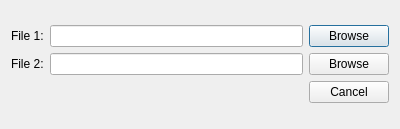
<?xml version="1.0" encoding="UTF-8"?>
<ui version="4.0">
 <class>Dialog</class>
 <widget class="QDialog" name="Dialog">
  <property name="geometry">
   <rect>
    <x>0</x>
    <y>0</y>
    <width>400</width>
    <height>129</height>
   </rect>
  </property>
  <property name="minimumSize">
   <size>
    <width>400</width>
    <height>129</height>
   </size>
  </property>
  <property name="maximumSize">
   <size>
    <width>400</width>
    <height>129</height>
   </size>
  </property>
  <property name="windowTitle">
   <string>Filter Pointers</string>
  </property>
  <layout class="QGridLayout" name="gridLayout">
   <item row="0" column="0">
    <layout class="QVBoxLayout" name="verticalLayout">
     <property name="leftMargin">
      <number>0</number>
     </property>
     <item>
      <layout class="QHBoxLayout" name="horizontalLayout">
       <item>
        <widget class="QLabel" name="label">
         <property name="text">
          <string>File 1:</string>
         </property>
         <property name="scaledContents">
          <bool>false</bool>
         </property>
        </widget>
       </item>
       <item>
        <widget class="QLineEdit" name="lineEdit_File1Path">
         <property name="readOnly">
          <bool>true</bool>
         </property>
        </widget>
       </item>
       <item>
        <widget class="QPushButton" name="pushButton_File1Browse">
         <property name="text">
          <string>Browse</string>
         </property>
        </widget>
       </item>
      </layout>
     </item>
     <item>
      <layout class="QHBoxLayout" name="horizontalLayout_2">
       <item>
        <widget class="QLabel" name="label_2">
         <property name="text">
          <string>File 2:</string>
         </property>
        </widget>
       </item>
       <item>
        <widget class="QLineEdit" name="lineEdit_File2Path">
         <property name="readOnly">
          <bool>true</bool>
         </property>
        </widget>
       </item>
       <item>
        <widget class="QPushButton" name="pushButton_File2Browse">
         <property name="text">
          <string>Browse</string>
         </property>
        </widget>
       </item>
      </layout>
     </item>
     <item>
      <widget class="QDialogButtonBox" name="buttonBox">
       <property name="orientation">
        <enum>Qt::Horizontal</enum>
       </property>
       <property name="standardButtons">
        <set>QDialogButtonBox::Cancel</set>
       </property>
      </widget>
     </item>
    </layout>
   </item>
  </layout>
 </widget>
 <resources/>
 <connections>
  <connection>
   <sender>buttonBox</sender>
   <signal>accepted()</signal>
   <receiver>Dialog</receiver>
   <slot>accept()</slot>
   <hints>
    <hint type="sourcelabel">
     <x>248</x>
     <y>254</y>
    </hint>
    <hint type="destinationlabel">
     <x>157</x>
     <y>274</y>
    </hint>
   </hints>
  </connection>
  <connection>
   <sender>buttonBox</sender>
   <signal>rejected()</signal>
   <receiver>Dialog</receiver>
   <slot>reject()</slot>
   <hints>
    <hint type="sourcelabel">
     <x>316</x>
     <y>260</y>
    </hint>
    <hint type="destinationlabel">
     <x>286</x>
     <y>274</y>
    </hint>
   </hints>
  </connection>
 </connections>
</ui>
